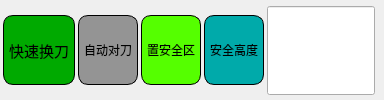
             <widget class="QWidget" name="widget_21" native="true">
              <property name="minimumSize">
               <size>
                <width>0</width>
                <height>44</height>
               </size>
              </property>
              <property name="maximumSize">
               <size>
                <width>16777215</width>
                <height>122</height>
               </size>
              </property>
              <layout class="QHBoxLayout" name="horizontalLayout_15">
               <property name="spacing">
                <number>3</number>
               </property>
               <property name="leftMargin">
                <number>3</number>
               </property>
               <property name="topMargin">
                <number>4</number>
               </property>
               <property name="rightMargin">
                <number>3</number>
               </property>
               <property name="bottomMargin">
                <number>3</number>
               </property>
               <item>
                <widget class="QPushButton" name="pushButton_25">
                 <property name="sizePolicy">
                  <sizepolicy hsizetype="Fixed" vsizetype="Fixed">
                   <horstretch>0</horstretch>
                   <verstretch>0</verstretch>
                  </sizepolicy>
                 </property>
                 <property name="maximumSize">
                  <size>
                   <width>86</width>
                   <height>70</height>
                  </size>
                 </property>
                 <property name="font">
                  <font>
                   <family>Arial</family>
                   <pointsize>11</pointsize>
                   <weight>9</weight>
                   <italic>false</italic>
                   <bold>false</bold>
                  </font>
                 </property>
                 <property name="styleSheet">
                  <string notr="true">QPushButton {
font: 75 11pt &quot;Arial&quot;;
background-color: rgb(0, 170, 0);
        border-radius: 10px; /* 全部角的圆角半径 */
        border: 1px solid #000000; /* 边框颜色和宽度 */
        
        padding: 5px; /* 内边距 */
}
QPushButton:pressed {
    border: 1px solid #003366;
    background-color: qlineargradient(x1: 0, y1: 0, x2: 0, y2: 1,
                                      stop: 0 #0099FF, stop: 1 #003366);
}</string>
                 </property>
                 <property name="text">
                  <string>快速换刀</string>
                 </property>
                </widget>
               </item>
               <item>
                <widget class="QPushButton" name="pushButton_24">
                 <property name="sizePolicy">
                  <sizepolicy hsizetype="Fixed" vsizetype="Fixed">
                   <horstretch>0</horstretch>
                   <verstretch>0</verstretch>
                  </sizepolicy>
                 </property>
                 <property name="maximumSize">
                  <size>
                   <width>86</width>
                   <height>70</height>
                  </size>
                 </property>
                 <property name="styleSheet">
                  <string notr="true">
QPushButton{
font: 75 11pt &quot;Arial&quot;;
background-color: rgb(0, 170, 255);
        border-radius: 10px; /* 全部角的圆角半径 */
        border: 1px solid #000000; /* 边框颜色和宽度 */
        background-color: qlineargradient(x1: 0, y1: 111, x2: 0, y2: 1, stop: 0 #BDBDBD, stop: 1 #949494); /* 背景渐变色 */
        padding: 5px; /* 内边距 */

}

QPushButton:pressed {
    border: 1px solid #003366;
    background-color: qlineargradient(x1: 0, y1: 0, x2: 0, y2: 1,
                                      stop: 0 #0099FF, stop: 1 #003366);
}
</string>
                 </property>
                 <property name="text">
                  <string>自动对刀</string>
                 </property>
                </widget>
               </item>
               <item>
                <widget class="QPushButton" name="pushButton_26">
                 <property name="sizePolicy">
                  <sizepolicy hsizetype="Fixed" vsizetype="Fixed">
                   <horstretch>0</horstretch>
                   <verstretch>0</verstretch>
                  </sizepolicy>
                 </property>
                 <property name="maximumSize">
                  <size>
                   <width>86</width>
                   <height>70</height>
                  </size>
                 </property>
                 <property name="styleSheet">
                  <string notr="true">QPushButton{
font: 75 11pt &quot;Arial&quot;;

background-color: rgb(85, 255, 0);
        border-radius: 10px; /* 全部角的圆角半径 */
        border: 1px solid #000000; /* 边框颜色和宽度 */
  
        padding: 5px; /* 内边距 */

}

QPushButton:pressed {
    border: 1px solid #003366;
    background-color: qlineargradient(x1: 0, y1: 0, x2: 0, y2: 1,
                                      stop: 0 #0099FF, stop: 1 #003366);
}</string>
                 </property>
                 <property name="text">
                  <string>置安全区</string>
                 </property>
                </widget>
               </item>
               <item>
                <layout class="QHBoxLayout" name="horizontalLayout_44">
                 <property name="rightMargin">
                  <number>6</number>
                 </property>
                 <item>
                  <widget class="QPushButton" name="pushButton_37">
                   <property name="sizePolicy">
                    <sizepolicy hsizetype="Fixed" vsizetype="Fixed">
                     <horstretch>0</horstretch>
                     <verstretch>0</verstretch>
                    </sizepolicy>
                   </property>
                   <property name="maximumSize">
                    <size>
                     <width>86</width>
                     <height>70</height>
                    </size>
                   </property>
                   <property name="styleSheet">
                    <string notr="true">QPushButton {
font: 75 11pt &quot;Arial&quot;;
background-color: rgb(0, 170, 170);
        border-radius: 10px; /* 全部角的圆角半径 */
        border: 1px solid #000000; /* 边框颜色和宽度 */
        
        padding: 5px; /* 内边距 */
}
QPushButton:pressed {
    border: 1px solid #003366;
    background-color: qlineargradient(x1: 0, y1: 0, x2: 0, y2: 1,
                                      stop: 0 #0099FF, stop: 1 #003366);
}</string>
                   </property>
                   <property name="text">
                    <string>安全高度</string>
                   </property>
                  </widget>
                 </item>
                 <item>
                  <widget class="QLineEdit" name="lineEdit_4">
                   <property name="maximumSize">
                    <size>
                     <width>16777215</width>
                     <height>89</height>
                    </size>
                   </property>
                  </widget>
                 </item>
                </layout>
               </item>
              </layout>
             </widget>
